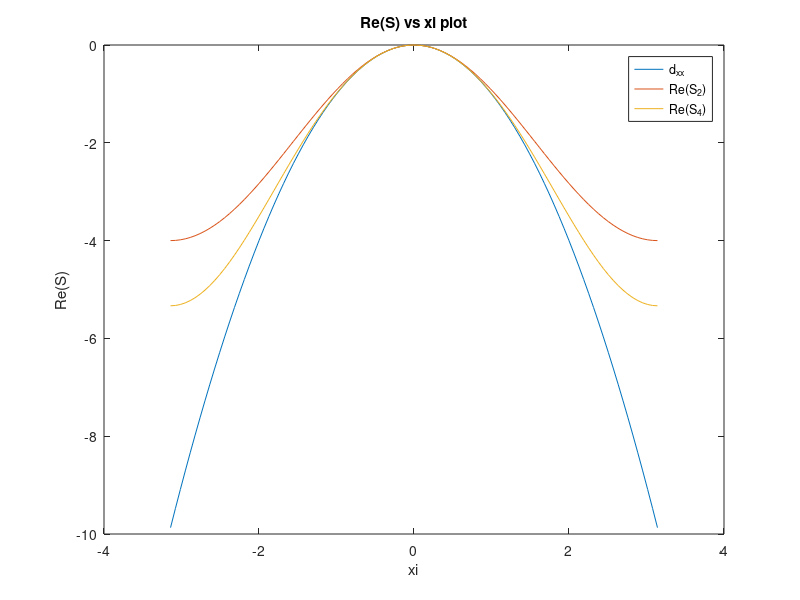
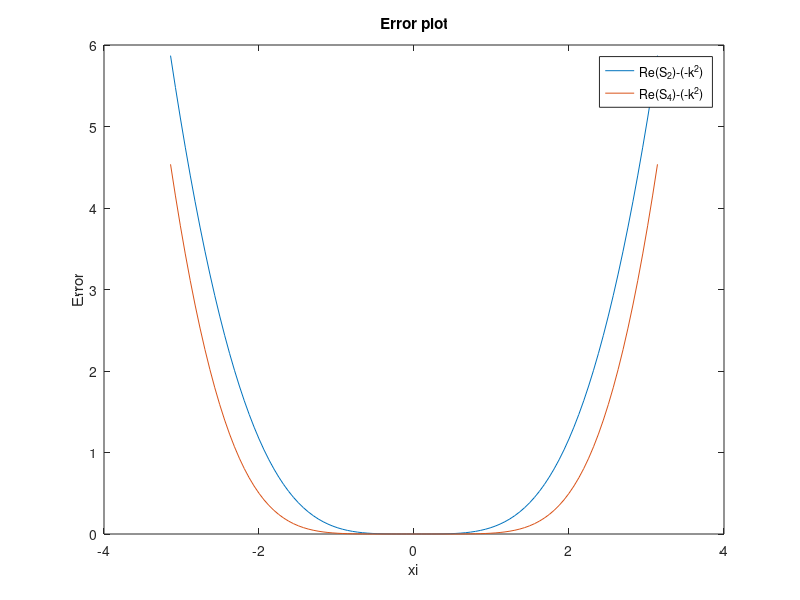

The MATLAB script that drew these images, in order:
% plot symbols and errors for 1st, 2nd, and 4th order difference methods

delta_x = 1;
xi = linspace(-pi,pi,100);
k = xi/delta_x;

symbol_2 = 2*cos(xi)-2;
symbol_4 = (2*cos(xi)-2)-(1/12)*(2*cos(xi)-2).^2;
d_xx = -k.^2;

figure(1)
plot(xi,d_xx);
hold on
plot(xi,symbol_2);
plot(xi,symbol_4);
legend("d_{xx}","Re(S_2)","Re(S_4)");
title("Re(S) vs xi plot");
xlabel("xi");
ylabel("Re(S)");
hold off;

figure(2)
plot(xi,abs(d_xx-symbol_2));
hold on
plot(xi,abs(d_xx-symbol_4));
legend("Re(S_2)-(-k^2)","Re(S_4)-(-k^2)");
xlabel("xi");
ylabel("Error");
title("Error plot");
hold off